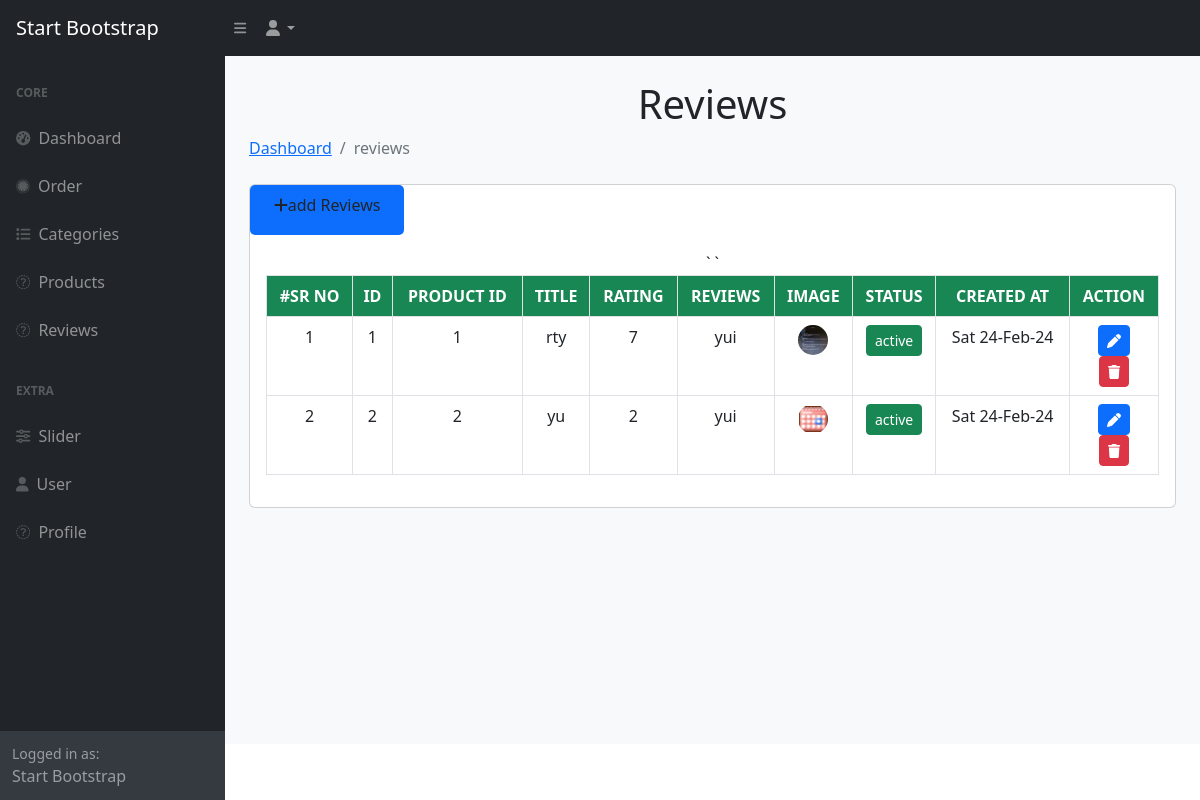
Page /admin/reviews.php on the committed database.
### tables this page shows
CREATE TABLE `reviews` (
  `id` int(11) NOT NULL,
  `product_id` tinyint(4) NOT NULL DEFAULT 0,
  `title` varchar(255) NOT NULL,
  `rating` tinyint(4) NOT NULL DEFAULT 1,
  `reviews` text NOT NULL,
  `image` varchar(255) NOT NULL,
  `status` tinyint(4) NOT NULL DEFAULT 1,
  `created_at` timestamp NOT NULL DEFAULT current_timestamp() ON UPDATE current_timestamp(),
  `date` date NOT NULL
);

### admin/reviews.php (the view, shortened to what this page needs)
<?php
require_once("../components/admin-top.php");
?>
  <body>
    <div class="page-holder bg-light">
      <?php
require_once("../components/admin-navbar.php");
?>
        <?php
require_once("../components/admin-sidebar.php");
?>
            <div id="layoutSidenav_content">
                <main>
                    <div class="container-fluid px-4 text-center text-capatilize text-bold">
                        <h1 class="mt-4">Reviews</h1>
                        <ol class="breadcrumb mb-4">
                            <li class="breadcrumb-item "><a href="index.php">Dashboard</a></li>
                            <li class="breadcrumb-item active">reviews
</li>
                        </ol>
                        <div class="card mb-4">
                              <a class="nav-link bg-primary col-2 btn-height text-center pt-2" href="manage-reviews.php">
                              <i class="fas fa-plus"></i>add Reviews</a>
<div class="card-body">
                                <table id="datatablesSimple" class = "table table-bordered table-stripped table-hover text-capitalized text-center">
                                    <thead class = "bg-success text-white text-uppercase">
                                        <tr>
                                            <th>#sr No</th>
                                            <th>id</th>
                                            <th>product id</th>
                                            <th>title</th>
                                            <th>rating</th>
                                            <th>reviews</th>
                                            <th>image</th>
                                            <th>status</th>
                                            <th>created at</th>
                                            <th>action</th>
                                        </tr>
                                    </thead>
                                    <tbody>
                                    <?php
                             $i = 1;
                             $sql = "SELECT * FROM `reviews`";
                             $res = mysqli_query($conn, $sql);
                             if(mysqli_num_rows($res) > 0){
                                while($row = mysqli_fetch_array($res)){
                            ?>
                                        <tr>
                                        <td><?php echo $i?></td>
                                    <td><?php echo $row["id"]?></td>
                                    <td><?php echo $row["product_id"]?></td>
                                    <td><?php echo $row["title"]?></td>
                                    <td><?php echo $row["rating"]?></td>
                                    <td><?php echo $row["reviews"]?></td>
                                    <td>
                                    <a href="assets/img/prodects/<?php
                                if(empty($row["image"])){
                                    echo "dummy img.png";
                                }else{
                                    echo $row["image"];
                                }
                                ?>" target="_blank">
                                <img src="assets/img/prodects/<?php
                                if(empty($row["image"])){
                                    echo "dummy img.png";
                                }else{
                                    echo $row["image"];
                                }?>" class=" avatar-icon csimage" alt="">
                                </a>
                </td>
                                <td>
                                <?php
                                if($row["status"] == 1){
                                    echo '<a href="?action=active&id='.$row["id"].'" class="btn btn-sm btn-success" name="active"><span>active</span></a>';
                                }else{
                                    echo '<a href="?action=deactive&id='.$row["id"].'" class="btn btn-sm btn-warning" name="deactive"><span>deactive</span></a>';
                                }
                                ?>
                                </td>
                                            <td>
                                            <?php echo date("D d-M-y", strtotime( $row["created_at"]))?></td>
                                            <td>
                                            <a href="manage-reviews.php?id=<?php echo $row["id"]?>" class="btn btn-sm btn-primary"><span class="fas fa-pen"></span></a>
                                                <form action="" method="post">
                                                <button class="btn btn-sm btn-danger" name="btn_del" onclick="return confirm('Are you sure?')"><span class="fas fa-trash"></span></button>
                                                </form>
                                            </td>
                                        </tr>
                                        <?php
                                $i++;
                                }
                             }
                             else{
                                echo '<div class="alert alert-success msg" role="alert">
                                No record found!
                              </div>';
                             };
                            ?>
                                    </tbody>
                                </table>
                            </div>
                        </div>
                    </div>
                </main>
            </div>
        </div>
    </body>
</html>

### components/admin-top.php (shortened to what this page needs)
<!DOCTYPE html>
<html lang="en">
    <head>
        <link href="https://cdn.jsdelivr.net/npm/simple-datatables@7.1.2/dist/style.min.css" rel="stylesheet" />
        <link href="css/styles.css" rel="stylesheet" />
        <link href="../css/custom.css" rel="stylesheet" />
    </head>

### components/admin-navbar.php (shortened to what this page needs)
<body class="sb-nav-fixed">
        <nav class="sb-topnav navbar navbar-expand navbar-dark bg-dark">
            <a class="navbar-brand ps-3" href="index.php">Start Bootstrap</a>
            <button class="btn btn-link btn-sm order-1 order-lg-0 me-4 me-lg-0" id="sidebarToggle" href="#!"><i class="fas fa-bars"></i></button>
            <ul class="navbar-nav ms-auto ms-md-0 me-3 me-lg-4">
                <li class="nav-item dropdown">
                    <a class="nav-link dropdown-toggle" id="navbarDropdown" href="#" role="button" data-bs-toggle="dropdown" aria-expanded="false"><i class="fas fa-user fa-fw"></i></a>
                </li>
            </ul>
        </nav>

### components/admin-sidebar.php
<div id="layoutSidenav">
            <div id="layoutSidenav_nav">
                <nav class="sb-sidenav accordion sb-sidenav-dark" id="sidenavAccordion">
                    <div class="sb-sidenav-menu">
                        <div class="nav">
                            <div class="sb-sidenav-menu-heading">Core</div>
                            <a class="nav-link" href="dashboard.php">
                                <div class="sb-nav-link-icon"><i class="fas fa-tachometer-alt"></i></div>
                                Dashboard
                            </a>
                            <a class="nav-link" href="order.php">
                                <div class="sb-nav-link-icon"><i class="fa-brands fa-first-order-alt"></i></div>
                                Order
                            </a>
                            <a class="nav-link" href="categories.php">
                                <div class="sb-nav-link-icon"><i class="fa-solid fa-list"></i></div>
                               Categories
                            </a>
                            <a class="nav-link" href="products.php">
                                <div class="sb-nav-link-icon"><i class="fa-solid fa-conveyor-belt-arm"></i></i></div>
                                Products
                            </a>
                            <a class="nav-link" href="reviews.php">
                                <div class="sb-nav-link-icon"><i class="fa-regular fa-user-magnifying-glass"></i></div>
                                Reviews
                            </a>
                            <div class="sb-sidenav-menu-heading">Extra</div>
                            <a class="nav-link" href="slider.php">
                                <div class="sb-nav-link-icon"><i class="fa-solid fa-sliders"></i></div>
                                Slider
                            </a>
                            <a class="nav-link" href="User.php">
                                <div class="sb-nav-link-icon"><i class="fa-solid fa-user"></i></div>
                               User
                            </a>
                            <a class="nav-link" href="profile.php">
                                <div class="sb-nav-link-icon"><i class="fa-sharp fa-solid fa-address-card"></i></div>
                               Profile
                            </a>
                        </div>
                    </div>
                    <div class="sb-sidenav-footer">
                        <div class="small">Logged in as:</div>
                        Start Bootstrap
                    </div>
                </nav>
            </div>

### css/custom.css (style rules this page uses)
.csimage { width: 30px; height: 30px; border-radius: 50%; }
.btn-height { height: 50px; border-radius: 5px; }

### rows in the picture
reviews: id "1", product "1", title "rty", rating "7", reviews "yui", image (picture), created_at "Sat 24-Feb-24"
reviews: id "2", product "2", title "yu", rating "2", reviews "yui", image (picture), created_at "Sat 24-Feb-24"
